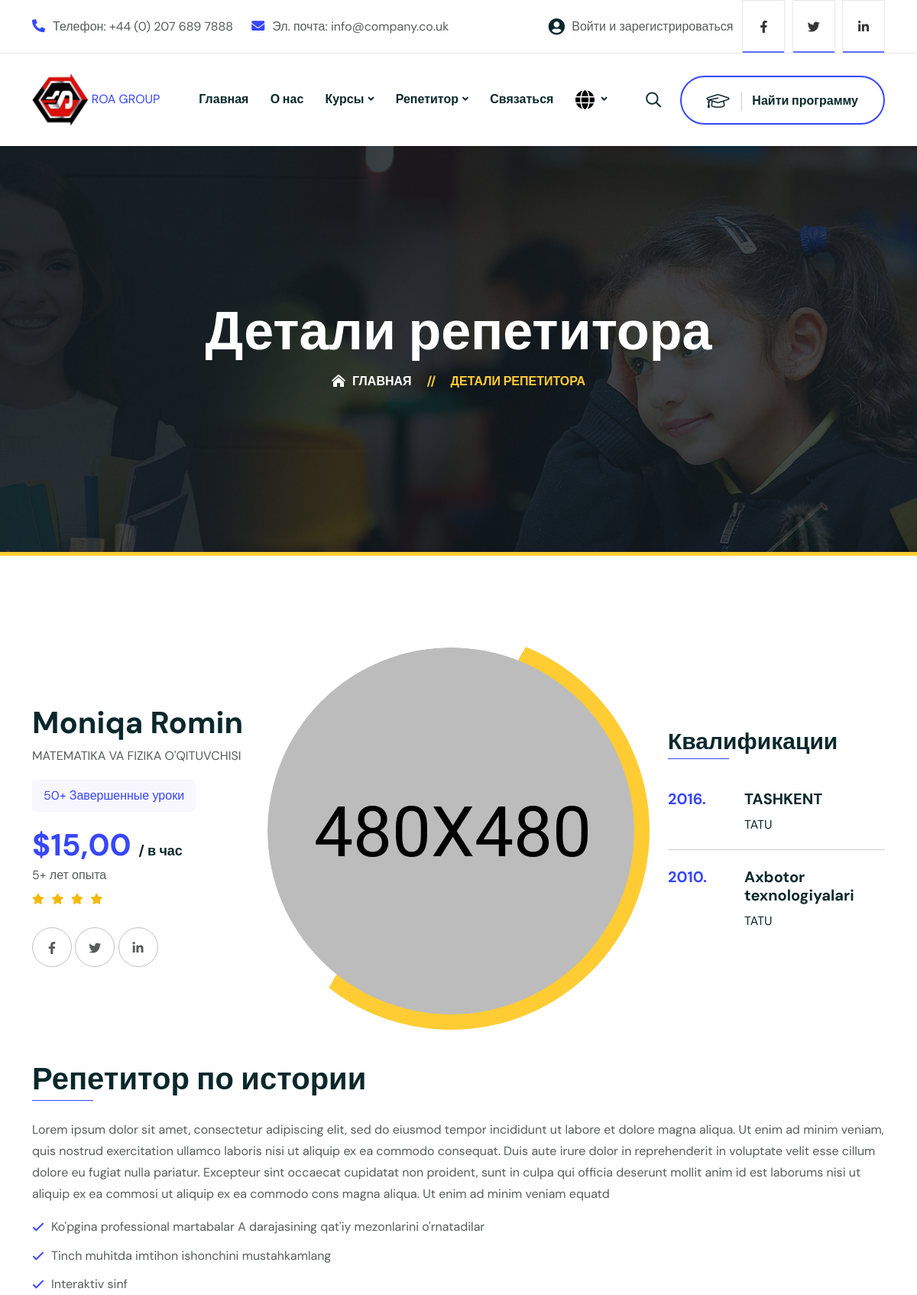
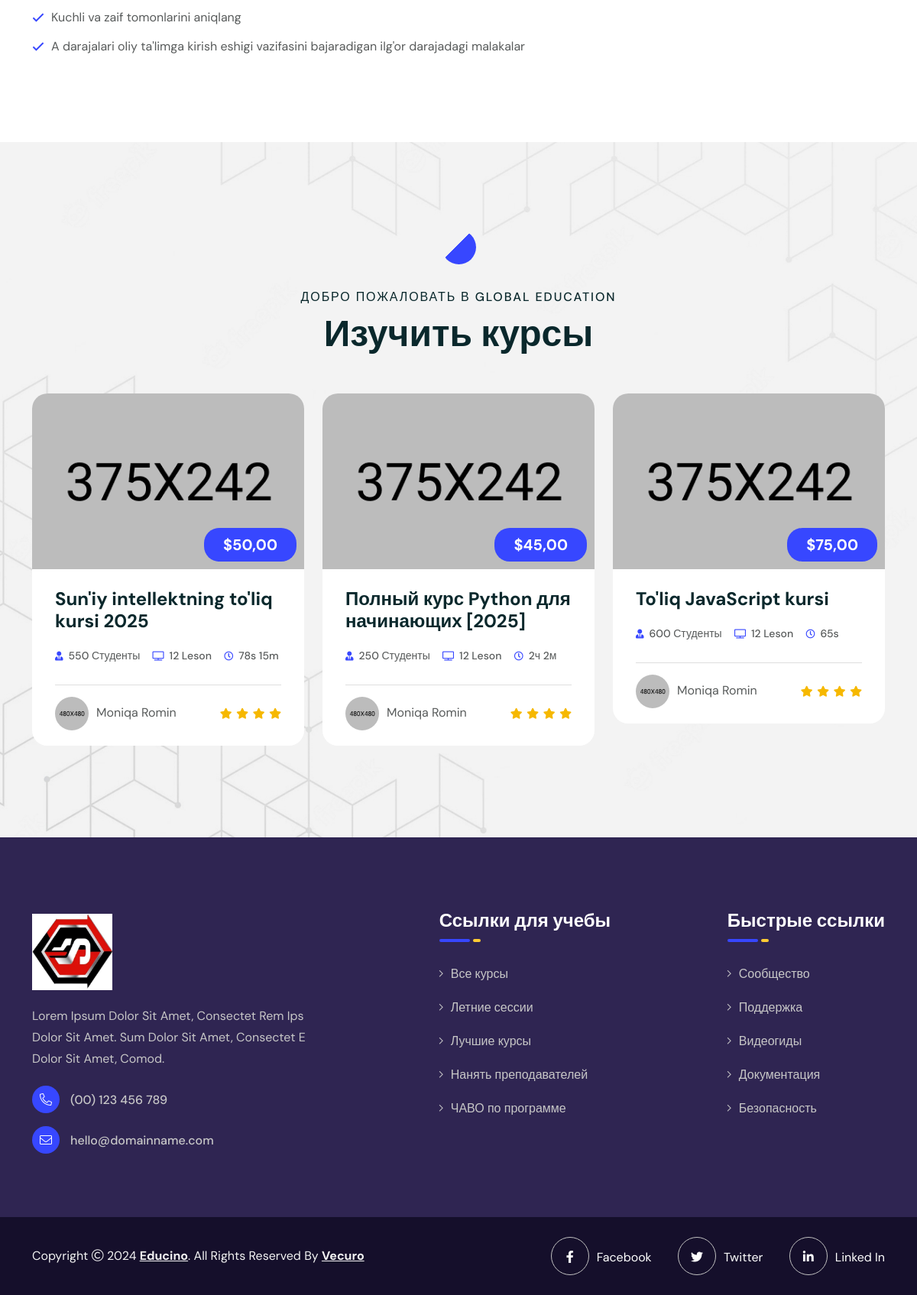
The app's page /ru/team-details/1 with its own data (2 pictures, top to bottom).
### lms/models.py (models this page shows, shortened)
class Tutor(models.Model):
    name = models.CharField(max_length=100)
    subject = models.CharField(max_length=200)
    hourly_rate = models.DecimalField(max_digits=6, decimal_places=2)
    experience_years = models.PositiveIntegerField()
    lessons_completed = models.PositiveIntegerField(default=0)
    rating = models.DecimalField(max_digits=2, decimal_places=1, default=5.0)
    profile_image = models.ImageField(upload_to='tutors/', null=True, blank=True)
    social_facebook = models.URLField(blank=True, null=True)
    social_twitter = models.URLField(blank=True, null=True)
    social_linkedin = models.URLField(blank=True, null=True)
    description = models.TextField(blank=True, null=True)
    helper_text1 = models.TextField(blank=True, null=True)  # New helper text field
    helper_text2 = models.TextField(blank=True, null=True)  # New helper text field
    helper_text3 = models.TextField(blank=True, null=True)  # New helper text field
    created_at = models.DateTimeField(auto_now_add=True,blank=True, null=True)  # New date field

class Qualification(models.Model):
    tutor = models.ForeignKey(Tutor, on_delete=models.CASCADE, related_name='tutor_qualifications',blank=True,null=True)
    title = models.CharField(max_length=100)
    year = models.PositiveIntegerField()
    institution = models.CharField(max_length=200)

class Course(models.Model):
    title = models.CharField(max_length=255)
    subtitle = models.CharField(max_length=255, blank=True, null=True)
    rating = models.DecimalField(max_digits=2, decimal_places=1, default=5.0)
    tutor = models.ForeignKey(Tutor, on_delete=models.CASCADE, related_name='courses', null=True, blank=True)  # Foreign key to Tutor
    course_type = models.CharField(max_length=100,blank=True)  # e.g., "Online", "In-person", "Hybrid"
    tags = models.TextField(blank=True)  # e.g., "English, Math, Science"
    duration = models.CharField(max_length=100)  # e.g., "4 weeks"
    weekly_study = models.CharField(max_length=100)  # e.g., "11 Hours"
    student_count = models.PositiveIntegerField()
    price = models.DecimalField(max_digits=8, decimal_places=2)  # e.g., 180.00
    payment_period = models.CharField(max_length=50, default="month")
    course_image = models.ImageField(upload_to='courses/images/', null=True, blank=True)
    preview_image = models.ImageField(upload_to='courses/images/', null=True, blank=True)
    vimeo_url = models.URLField(blank=True, null=True)  # URL to the Vimeo video
    is_preview = models.BooleanField(default=False)
    overview = models.TextField(blank=True, null=True)
    created_at = models.DateTimeField(auto_now_add=True,blank=True, null=True)  # New date field

### lms/views.py (the view)
# urls.py: path('team-details/<int:id>', views.team_details, name='team-details'),
def team_details(request,id):
    tutor = Tutor.objects.get(id=id)
    courses = Course.objects.filter(is_preview=True)[:3]
    context = {
        'tutor':tutor,
        'courses':courses
    }
    return render(request, 'team-details.html',context)

### templates/team-details.html
{% extends 'base.html' %}
{% load static %}
{% load i18n %}
{% load custom_tags %}
{% block content %}
    <div class="breadcumb-wrapper " data-bg-src="{% static 'assets/img/breadcumb/breadcumb-bg.png'%}">
        <div class="container z-index-common">
            <div class="breadcumb-content">
                <h1 class="breadcumb-title">{% trans 'Tutor Details'%}</h1>
                <div class="breadcumb-menu-wrap">
                    <ul class="breadcumb-menu">
                        <li><a href="{% url 'index' %}">{% trans 'Home'%}</a></li>
                        <li>{% trans 'Tutor Details'%}</li>
                    </ul>
                </div>
            </div>
        </div>
    </div>
    <section class="space-top space-extra-bottom">
        <div class="container">
            <div class="row justify-content-center align-items-center gx-80 mb-lg-4 pb-3">
                <div class="col-lg-5 col-xl-auto order-lg-2 mb-4 mb-lg-0 pb-2 pb-lg-0">
                    <div class="img-box1 style3">
                        <div class="vs-circle">
                            <div class="mega-hover">
                                <img src="{% static 'assets/img/about/about-1-1.png'%}" alt="banner">
                            </div>
                        </div>
                    </div>
                </div>
                <div class="col-md-6 col-lg-4 col-xl order-lg-1 mb-4 mb-md-0">
                    <div class="team-details">
                        <h2 class="team-name h2">{{tutor.name}}</h2>
                        <p class="team-degi">{{tutor.subject}}</p>
                        <span class="team-courses">{{tutor.lessons_completed}}+ {% trans 'Lessons Completed'%}</span>
                        <span class="team-rate"><span class="team-price">${{tutor.hourly_rate}} </span>/ {% trans 'per hour'%}</span>
                        <p class="team-experi">{{tutor.experience_years}}+ {% trans 'years experience'%}</p>
                        <div class="team-review">
                            {% for i in tutor.rating|times %}
                                    <i class="fas fa-star"></i>
                            {% endfor %}
                        </div>
                        <div class="social-style2">
                            <a href="#"><i class="fab fa-facebook-f"></i></a>
                            <a href="#"><i class="fab fa-twitter"></i></a>
                            <a href="#"><i class="fab fa-linkedin-in"></i></a>
                        </div>
                    </div>
                </div>
                <div class="col-md-6 col-lg-3 col-xl order-lg-3">
                    <h4 class="border-title2">{% trans 'Qualifications'%}</h4>
                    {% for qualification in tutor.tutor_qualifications.all %}
                    <div class="graduation-media">
                        <h6 class="year">{{qualification.year}}.</h6>
                        <div class="media-body">
                            <h6 class="media-title">{{qualification.title}}</h6>
                            <p class="media-text">{{qualification.institution}}</p>
                        </div>
                    </div>
                    {%endfor%}
                </div>
            </div>
            <h2 class="border-title2 mb-4">{% trans 'History Tutor'%}</h2>
            <p>{{tutor.description}}</p>
            <div class="list-style1 vs-list mb-4">
                <ul>
                    {{tutor.helper_text1|safe}}
                </ul>
            </div>
        </div>
    </section>
    <section class="space-top space-extra-bottom" data-bg-src="{% static 'assets/img/bg/course-bg-pattern.jpg'%}">
        <div class="container">
            <div class="title-area text-center wow fadeInUp" data-wow-delay="0.3s">
                <div class="sec-icon">
                    <div class="vs-circle"></div>
                </div>
                <span class="sec-subtitle">{% trans 'WELCOME TO GLOBAL EDUCATION'%}</span>
                <h2 class="sec-title">{% trans 'Explore Courses'%}</h2>
            </div>
            <div class="row vs-carousel" data-slide-show="3" data-lg-slide-show="3" data-md-slide-show="2">
                {% for course in courses %}
                    <div class="col-sm-6 col-xl-4">
                        <div class="course-style2">
                            <div class="course-img">
                                <a href="{% url 'course-details' course.id %}"><img class="w-100" src="{{course.preview_image.url}}" alt="Course Img"></a>
                                <span class="course-price">${{course.price}}</span>
                            </div>
                            <div class="course-content">
                                <h3 class="h5 course-name"><a href="{% url 'course-details' course.id %}" class="text-inherit">{{course.title}}</a></h3>
                                <div class="course-meta">
                                    <span><i class="fas fa-user-tie"></i>{{course.student_count}} {% trans 'Students'%}</span>
                                    <a href="{% url 'course-details' course.id %}"><i class="far fa-tv"></i>12 Leson</a>
                                    <span><i class="far fa-clock"></i>{{course.duration}}</span>
                                </div>
                                <div class="course-footer">
                                    <div class="course-teacher"><a href="{% url 'team-details' course.id %}" class="text-inherit"><img src="{{course.tutor.profile_image.url}}" alt="Course">{{course.tutor.name}}</a></div>
                                    <div class="course-review">
                                        {% for i in course.tutor.rating|times %}
                                            <i class="fas fa-star"></i>
                                        {% endfor %}
                                    </div>
                                </div>
                            </div>
                        </div>
                    </div>
                {% endfor %}
            </div>
        </div>
    </section>
{% endblock %}

### records on screen
Tutor: name "Moniqa Romin", subject "MATEMATIKA VA FIZIKA O'QITUVCHISI", lessons_completed "50", hourly_rate "15,00", experience_years "5", rating 4 (drawn), description "Lorem ipsum dolor sit amet, consectetur adipiscing elit, sed do eiusmod tempor incididunt ut labore et dolore magna aliqua. Ut enim ad minim veniam, quis nostrud exercitation ullamco laboris nisi ut aliquip ex ea commodo consequat. Duis aute irure dolor in reprehenderit in voluptate velit esse cillum dolore eu fugiat nulla pariatur. Excepteur sint occaecat cupidatat non proident, sunt in culpa qui officia deserunt mollit anim id est laborums nisi ut aliquip ex ea commosi ut aliquip ex ea commodo cons magna aliqua. Ut enim ad minim veniam equatd", helper_text1 "Ko'pgina professional martabalar A darajasining qat'iy mezonlarini o'rnatadilar Tinch muhitda imtihon ishonchini mustahkamlang Interaktiv sinf Kuchli va zaif tomonlarini aniqlang A darajalari oliy ta'limga kirish eshigi vazifasini bajaradigan ilg'or darajadagi malakalar"
Qualification: year "2016", title "TASHKENT", institution "TATU"
Qualification: year "2010", title "Axbotor texnologiyalari", institution "TATU"
Course: preview_image (picture), price "50,00", title "Sun'iy intellektning to'liq kursi 2025", student_count "550", duration "78s 15m", tutor.profile_image (picture), tutor.name "Moniqa Romin"
Course: preview_image (picture), price "45,00", title "Полный курс Python для начинающих [2025]", student_count "250", duration "2ч 2м", tutor.profile_image (picture), tutor.name "Moniqa Romin"
Course: preview_image (picture), price "75,00", title "To'liq JavaScript kursi", student_count "600", duration "65s", tutor.profile_image (picture), tutor.name "Moniqa Romin"
